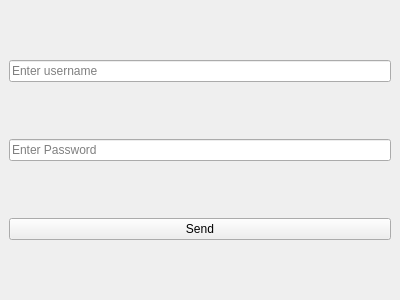
<?xml version="1.0" encoding="UTF-8"?>
<ui version="4.0">
	<class>LogInGUI</class>
	<widget class="QMainWindow" name="LogInGUI">
		<property name="geometry">
			<rect>
				<x>0</x>
				<y>0</y>
				<width>400</width>
				<height>300</height>
			</rect>
		</property>
		<widget class="QWidget" name="centralwidget">
			<layout class="QVBoxLayout" name="verticalLayout">
				<item>
					<widget class="QLineEdit" name="userNameInput">
						<property name="placeholderText">
							<string>Enter username</string>
						</property>
					</widget>
				</item>
				<item>
					<widget class="QLineEdit" name="passwordInput">
						<property name="placeholderText">
							<string>Enter Password</string>
						</property>
					</widget>
				</item>
				<item>
					<widget class="QPushButton" name="log_in_button_">
						<property name="text">
							<string>Send</string>
						</property>
					</widget>
				</item>
			</layout>
		</widget>
	</widget>
	<resources />
	<connections />
</ui>
